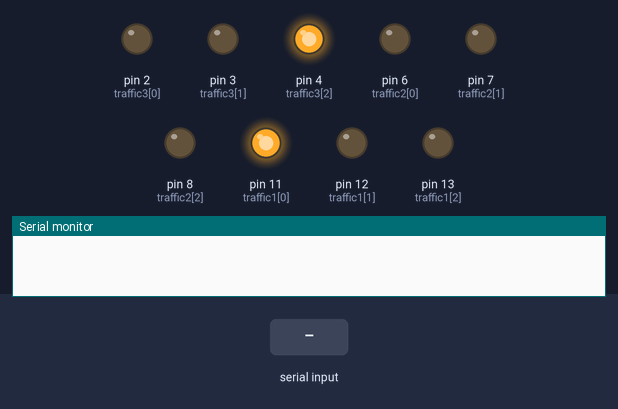
A sketch run on a simulated Arduino Uno, built with avr-gcc and run on an emulated ATmega328P. Parts: output pins drawn as LEDs (lit = HIGH), the last lines printed to the serial monitor. The inputs (shaded band) are chosen by the test bench.

Above: at 1.2 s.
1.3 s: "1" received over Serial
2.8 s: "0" received over Serial
At 6.3 s:
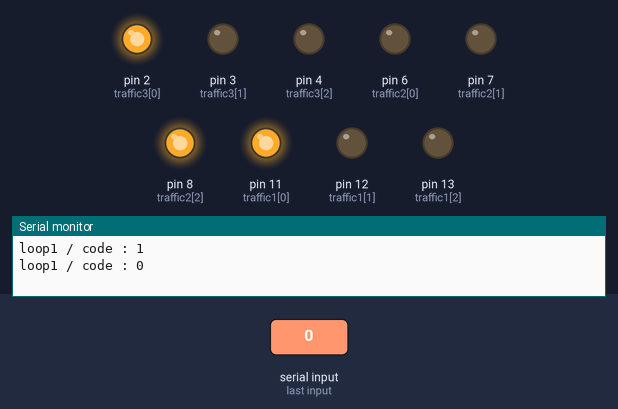
At 10.5 s:
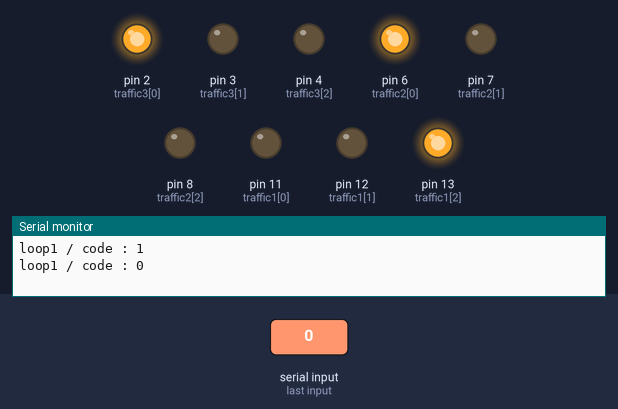
Timing chart, 0 to 19.5 s (numbered marks = the images above; inputs shaded):
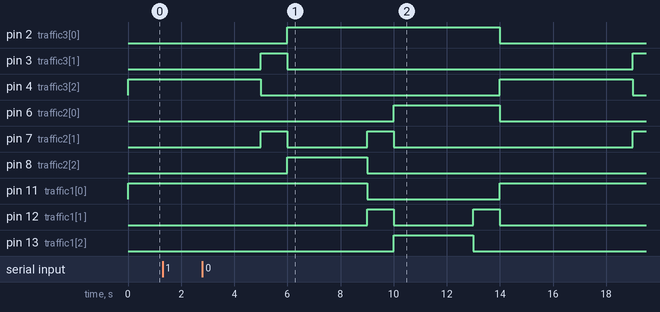

The sketch:

10__15_______.ino
```cpp
// 아두이노 1 : 전송 받은 code를 판단하여 신호 조정

// 신호등 1
const byte traffic1[3] = {11,12,13}; // R, Y, L 순서

// 신호등 2
const byte traffic2[4] = {6,7,8,9}; // R, Y, L, G 순서

// 신호등 3
const byte traffic3[3] = {2,3,4}; // R, Y, G 순서
/*
Green = 5sec
Yellow = 1sec
Left = 3sec
*/
const byte T1[6] = {11, 11, 11, 12, 13, 12}; // R R R Y L Y
const byte T2[6] = {9, 7, 8, 7, 6, 6}; // G Y L Y R R
const byte T3[6] = {4, 3, 2, 2, 2, 2}; // G Y R R R R

int LightTime[6] = {5, 1, 3, 1, 3, 1}; // R 시간은 G,L,Y 시간에 종속


unsigned long timeVal = 0; // 이전 시간
int indexVal = 0; // 신호등 위치

// 좌 -> 우 직진 신호 연장
void code_1() {
  // TotalLT[9] = 3;

  LightTime[0] = LightTime[0] + 2;
}

// 우 -> 좌 직진 신호 연장
void code_2() {

  LightTime[0] = LightTime[0] + 2;
}
// 전체 직진 신호 연장
void code_3() {

  LightTime[0] = LightTime[0] + 4;
}

// 기존 신호 유지 (겸 신호 시간 초기화)
void code_0() {

  LightTime[0] = 5;
}


void setup(){
  Serial.begin(9600);

  for(int i=0; i<3; i++){
    pinMode(traffic1[i], OUTPUT);
    pinMode(traffic2[i], OUTPUT);
    pinMode(traffic3[i], OUTPUT);
  }

  // 부팅 시 신호등 적색 점등
  digitalWrite(T1[0], HIGH);
  digitalWrite(T2[0], HIGH);
  digitalWrite(T3[0], HIGH);
}

void loop()
{
  if(millis()-timeVal>=LightTime[indexVal]*1000){ //신호등 동작 trafficLight[3]순서대로
    digitalWrite(T1[indexVal], LOW);
    digitalWrite(T2[indexVal], LOW);
    digitalWrite(T3[indexVal], LOW); //이전등 끄기
    indexVal++; //신호등위치 증가
    if(indexVal==6)indexVal=0; // 신호등위치가 3이 되면 다시 0으로 처음위치로 돌아감
    digitalWrite(T1[indexVal], HIGH);
    digitalWrite(T2[indexVal], HIGH);
    digitalWrite(T3[indexVal], HIGH);//새로운등 켜기
    /*
    Serial.print("Traffic : (");
    Serial.print(T1[indexVal]);
    Serial.print(", ");
    Serial.print(T2[indexVal]);
    Serial.print(", ");
    Serial.print(T3[indexVal]);
    Serial.println(")");
    */
    timeVal=millis();
  }

  if(Serial.available()){
   char c = (char)Serial.read();
    if(c == '1') {
      code_1();
    }
    else if (c == '2') {
      code_2();
    }
    else if (c == '3') {
   	  code_3();
    }
    else {code_0();
    }

    Serial.print("loop1 / code : ");
    Serial.println(c);
  }
}


/*
void loop(){
  if(Serial.available()){
   char c = (char)Serial.read();
    if(c == '1') {
      code_1();
    }
    else if (c == '2') {
      code_2();
    }
    else if (c == '3') {
   	  code_3();
    }
    else {code_0();}

    Serial.print("loop1 / code : ");
    Serial.println(c);
  }
  unsigned long Time = millis();
  Serial.print("Time : ");
  Serial.println(Time);
}
*/
```

Measured:
- by itself, pin 12 (traffic1[1]): alternates HIGH for 1.0 s and LOW for 3.0 s, 4 changes in all, then stays LOW
